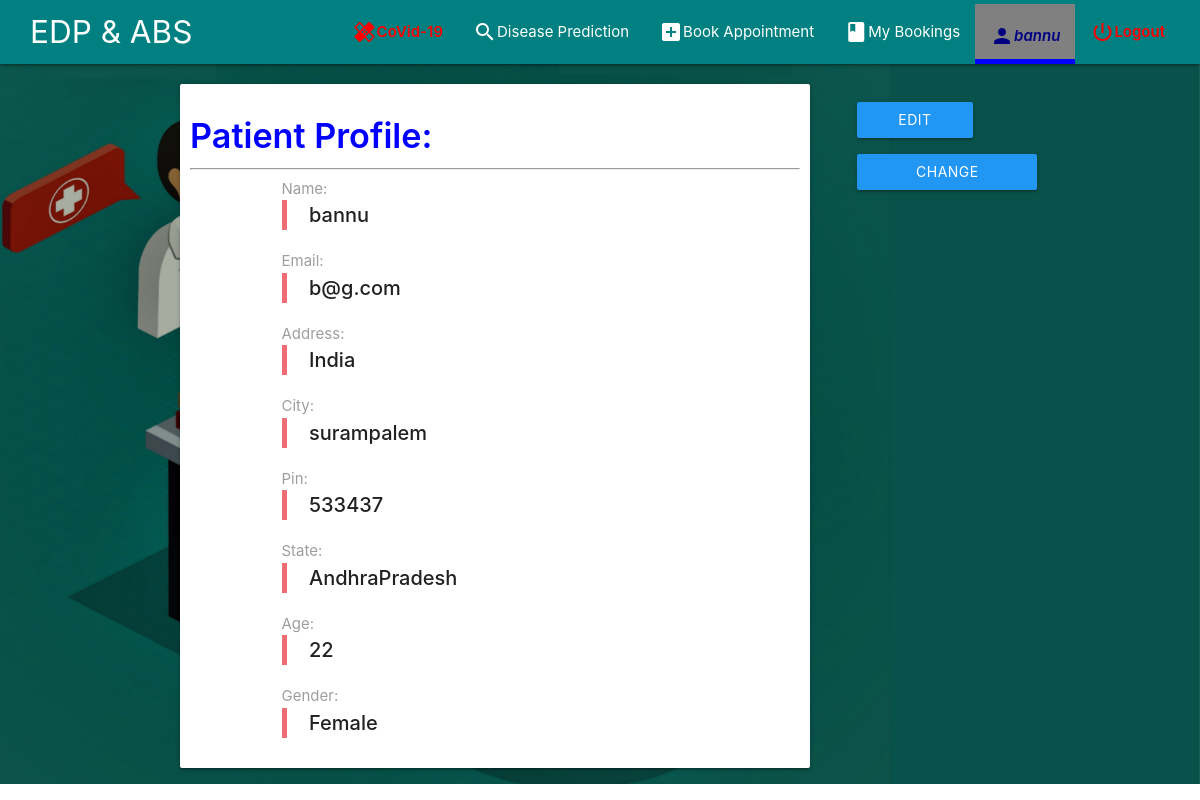
The app's page /accounts/profile/ (signed in) with its own data.
### users/models.py (models this page shows, shortened)
class User(AbstractBaseUser, PermissionsMixin):
    states = (
              ('AndhraPradesh', 'Andhra Pradesh'),
              ('ArunachalPradesh', 'Arunachal Pradesh'),
              ('Assam', 'Assam'),
              ('Sikkim', 'Sikkim'),
              ('Nagaland', 'Nagaland'),
              ('Manipur', 'Manipur'),
              ('Meghalaya', 'Meghalaya'),
              ('Jammukashmir', 'Jammu kashmir'),
              ('Punjab', 'Punjab'),
              ('Himachalpradesh', 'Himachal pradesh'),
              ('Haryana', 'Haryana'),
              ('Uttarakhand', 'Uttarakhand'),
              ('Uttarpradesh', 'Uttar pradesh'),
              ('Rajasthan', 'Rajasthan'),
              ('Gujarat', 'Gujarat'),
              ('MadhyaPradesh', 'Madhya Pradesh'),
              ('Jharkhand', 'Jharkhand'),
              ('WestBengal', 'West Bengal'),
              ('Maharastra', 'Maharastra'),
              ('Orissa', 'Orissa'),
              ('Chattisgarh', 'Chattisgarh'),
              ('Karnataka', 'Karnataka'),
              ('Kerala', 'Kerala'),
              ('TamilNadu', 'Tamil Nadu'),
              ('Mizoram', 'Mizoram'),
              ('Tripura', 'Tripura'),
              ('Goa', 'Goa'),
              ('Telangana', 'Telangana'),
              )
    email = models.EmailField(max_length=254, unique=True)
    name = models.CharField(max_length=254, null=True)
    is_doctor = models.BooleanField(default=False, null=True)
    is_patient = models.BooleanField(default=False, null=True)
    address = models.CharField(max_length=200, null=True)
    city = models.CharField(max_length=50, null=True)
    pin = models.PositiveIntegerField(null=True)
    state = models.CharField(max_length=25, choices=states, null=True)
    is_staff = models.BooleanField(default=False)
    is_superuser = models.BooleanField(default=False)
    is_active = models.BooleanField(default=True)
    last_login = models.DateTimeField(null=True, blank=True)
    date_joined = models.DateTimeField(auto_now_add=True)
    objects = UserManager()
    USERNAME_FIELD = 'email'
    EMAIL_FIELD = 'email'
    REQUIRED_FIELDS = ['name']

class ExtendedPatientsDetail(models.Model):
    gender = (('Male', 'Male'),
              ('Female', 'Female'),
              ('Other', 'Other'))
    patient = models.OneToOneField(User, on_delete=models.CASCADE, related_name='patient_detail', primary_key=True)
    age = models.IntegerField(null=True, validators=[MaxValueValidator(120), MinValueValidator(1)])
    gender = models.CharField(max_length=20, choices=gender, null=True)

### users/views.py (the view)
# urls.py: path('profile/', login_required(ProfileView, login_url='users:login'), name='profile'),
def ProfileView(request):
    user = request.user
    if user is None:
        return render(request, 'login.html')
    args = {'user': user}
    if user.is_patient:
        return render(request, 'patient_profile.html', args)
    elif user.is_doctor:
        return render(request, 'doctor_profile.html', args)
    else:
        return render(request, 'home.html')

### users/templates/patient_profile.html (shortened to what this page needs)
{% extends 'base.html' %}
{% load static %}
{% block body %}
    {% include 'navBar.html' %}
    <div style=" background-image: url({% static 'images/doc-pat-ed.jpg' %}); width: 100%; height:90%; background-size: cover; background-attachment: fixed; background-position: center center;">
    <div class="container row">
        <div class="card col s9" style="padding:10px; margin-top:20px;">
            <h4 style="font-style:bold; color:blue; font-weight:600;">Patient Profile:</h4>
            <hr>
            <div class="container">
                <label style="font-size:15px;" for="id_name">Name:</label>
                <blockquote style="margin-top:0px; font-weight: 500; font-size:20px;">{{ user.name }}</blockquote>
                <label style="font-size:15px;" for="id_email">Email:</label>
                <blockquote style="margin-top:0px; font-weight: 500; font-size:20px;">{{ user.email }}</blockquote>
                <label style="font-size:15px;" for="id_address">Address:</label>
                <blockquote style="margin-top:0px; font-weight: 500; font-size:20px;">{{user.address}}</blockquote>
                <label style="font-size:15px;" for="id_city">City:</label>
                <blockquote style="margin-top:0px; font-weight: 500; font-size:20px;">{{user.city}}</blockquote>
                <label style="font-size:15px;" for="id_pin">Pin:</label>
                <blockquote style="margin-top:0px; font-weight: 500; font-size:20px;">{{user.pin}}</blockquote>
                <label style="font-size:15px;" for="id_state">State:</label>
                <blockquote style="margin-top:0px; font-weight: 500; font-size:20px;">{{user.state}}</blockquote>
                <label style="font-size:15px;" for="id_age">Age:</label>
                <blockquote style="margin-top:0px; font-weight: 500; font-size:20px;">{{ user.patient_detail.age }}</blockquote>
                <label style="font-size:15px;" for="id_gender">Gender:</label>
                <blockquote style="margin-top:0px; font-weight: 500; font-size:20px;">{{ user.patient_detail.gender }}</blockquote>
            </div>
        </div>
        <div class="col s3">
            <div class="container center" style="padding-top:30px;">
                <a class="btn waves-effect waves-light blue" href="{% url 'users:Pupdateprofile' %}" style="margin:8px;">Edit Profile</a>
                <a class="btn l waves-effect waves-light blue" href="{% url 'users:ChangePassword' %}" style="margin:8px; width:180px;">Change Password</a>
            </div>
        </div>
    </div>
    </div>
{% endblock %}

### base/templates/navBar.html (shortened to what this page needs)
{% load i18n %}
<div class="navbar-fixed">
 <nav class="" style="background-color:#008080; margin-bottom: 3px;">
    <div class="nav-wrapper" style="margin-right: 20px; margin-left: 30px;">
        <a href="#" class="brand-logo hide-on-med-and-down">EDP & ABS</a>
        <ul class="right hide-on-med-and-down">
            <li><a style="color: red; font-weight:600; display: flex;" href="{% url 'disease_database:covid19' %}"  class="left"><i class="material-icons"></i></a></li>
          {% if user.is_authenticated %}
            {% if user.is_patient %}
                <li><a style="display: flex;" href="{% url 'disease_database:search' %}"  {% if request.path == '/diseases/prediction/' %} class="activeLink" {% endif %}><i class="tiny material-icons ">search</i> Disease Prediction</a></li>
                <li><a style="display: flex;" href="{% url 'bookings:conform_booking' %}"{% if request.path == '/bookings/' %} class="activeLink" {% endif %}><i class="material-icons ">add_box</i> Book Appointment</a></li>
                <li><a style="display: flex;" href="{% url 'bookings:show_appointment_patient' %}"{% if request.path == '/bookings/patient/' %} class="activeLink" {% endif %}><i class="material-icons ">book </i> My Bookings</a></li>
                <li><a style="display: flex; color: navy; font-weight:600; font-style: italic;" href="{% url 'users:profile' %}"{% if request.path == '/accounts/profile/' %} class="activeLink" {% endif %}><i class="material-icons">person</i>{{ request.user.name }}</a></li>
            {% endif %}
            <li><a style="font-weight:600; font-style: bold; color:red; display: flex;" href="{% url 'users:logout' %}"><i class="tiny material-icons ">power_settings_new </i> Logout</a></li>
          {% else %}
            <li><a href="{% url 'users:login' %}" {% if request.path == '/accounts/login/' %} class="activeLink" {% endif %}>Login</a></li>
          {% endif %}
      </ul>
    </div>
  </nav>
</div>

### base/templates/base.html (style rules this page uses)
.activeLink { background-color: grey; height:60px; margin-top: 4px; border-bottom: solid 5px blue; }
li a { font-size: 20px; }

### records on screen
User: user.name "bannu", name "bannu", email "b@g.com", address "India", city "surampalem", pin "533437", state "AndhraPradesh", patient_detail.age "22", patient_detail.gender "Female"
